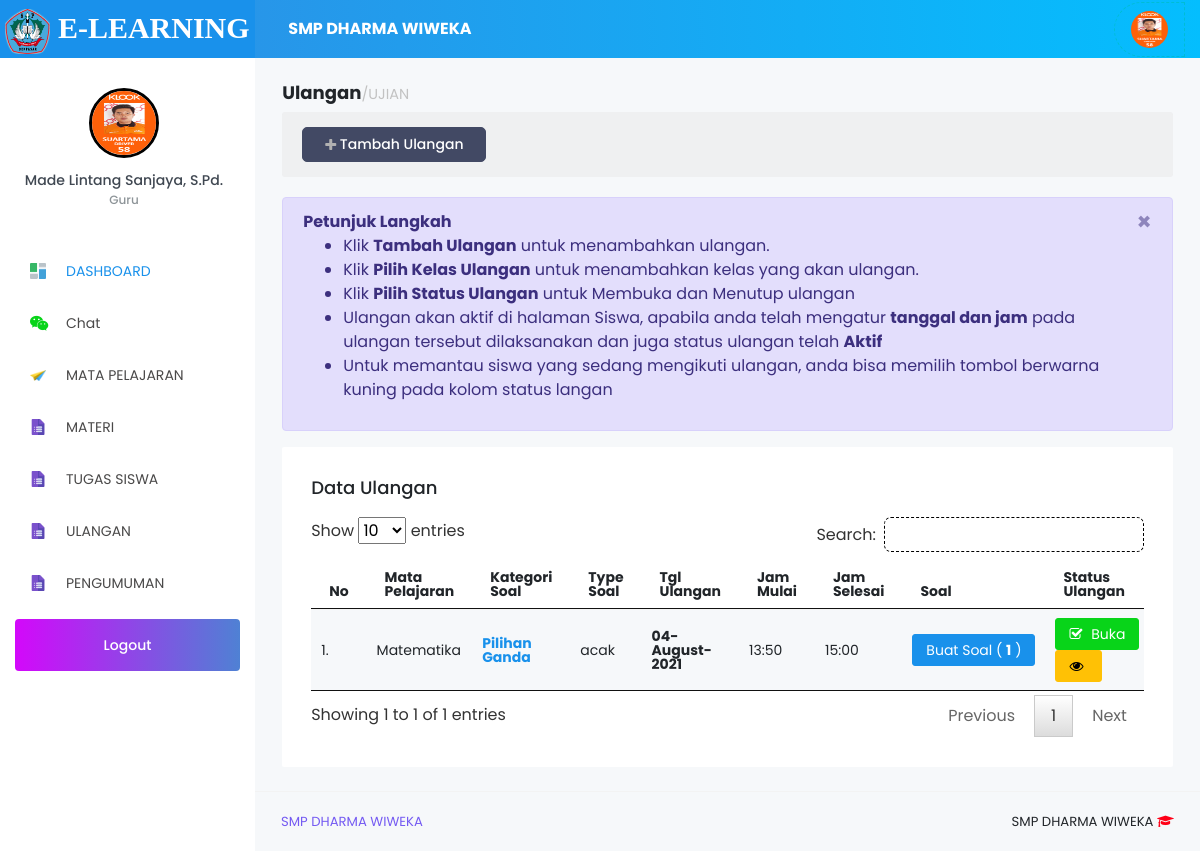
The page /Guru/index.php?page=ujian (signed in) on the database as committed earlier.
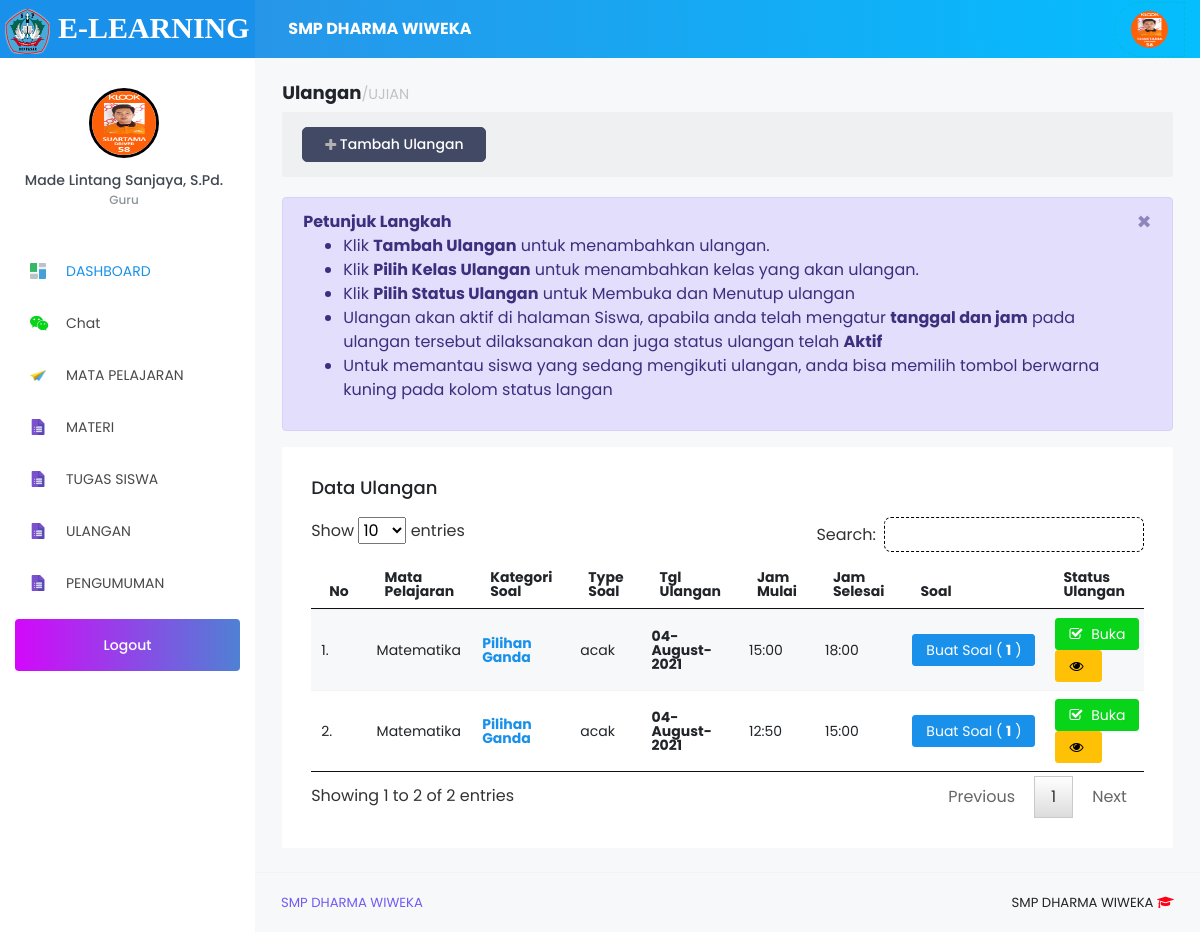
The same page on the database as committed later.
### tables this page shows
CREATE TABLE `tb_sekolah` (
  `id_sekolah` int(11) NOT NULL,
  `nama_sekolah` varchar(120) NOT NULL,
  `kepsek` varchar(120) NOT NULL,
  `textlogo` varchar(120) NOT NULL,
  `logo` varchar(255) NOT NULL,
  `copyright` varchar(255) NOT NULL
);

CREATE TABLE `tb_guru` (
  `id_guru` int(11) NOT NULL,
  `nik` varchar(20) NOT NULL,
  `nama_guru` varchar(120) NOT NULL,
  `username` varchar(65) NOT NULL,
  `password` varchar(255) NOT NULL,
  `foto` varchar(255) NOT NULL,
  `status` varchar(5) NOT NULL,
  `date_created` date NOT NULL,
  `confirm` enum('Yes','No') NOT NULL
);

CREATE TABLE `ujian` (
  `id_ujian` int(5) NOT NULL,
  `kategori` enum('pilgan','essay') DEFAULT NULL,
  `judul` varchar(50) NOT NULL,
  `tanggal` date NOT NULL,
  `waktu` time NOT NULL,
  `jml_soal` int(30) NOT NULL,
  `acak` varchar(100) NOT NULL,
  `tipe` int(1) NOT NULL,
  `id_jenis` int(11) NOT NULL,
  `id_guru` int(11) NOT NULL,
  `id_mapel` int(11) NOT NULL,
  `id_semester` int(11) NOT NULL,
  `jam_mulai` varchar(191) NOT NULL,
  `jam_selesai` varchar(191) NOT NULL
);

CREATE TABLE `tb_master_mapel` (
  `id_mapel` int(11) NOT NULL,
  `mapel` varchar(60) NOT NULL
);

### Guru/modul/ujian/data_ujian.php (the view, shortened to what this page needs)
<div class="content-wrapper">
  <h4>
    <b>Ulangan</b><small class="text-muted">/UJIAN</small>
  </h4>
  <div class="row purchace-popup">
    <div class="col-md-12 col-xs-12">
      <span class="d-flex alifn-items-center">
        <a class="btn btn-dark" href="?page=ujian&act=add"> <i class="fa fa-plus"></i> Tambah Ulangan</a>
      </span>
    </div>
  </div>
  <div class="row">
    <div class="col-md-12 col-xs-12">
      <div class="alert alert-info alert-dismissible" role="alert">
        <button type="button" class="close" data-dismiss="alert" aria-label="Close"><span aria-hidden="true">&times;</span></button>
        <strong>Petunjuk Langkah</strong> <br>
        <ul>
          <li> Klik <b>Tambah Ulangan</b> untuk menambahkan ulangan.</li>
          <li> Klik <b>Pilih Kelas Ulangan</b> untuk menambahkan kelas yang akan ulangan.</li>
          <li> Klik <b>Pilih Status Ulangan</b> untuk Membuka dan Menutup ulangan</li>
          <li> Ulangan akan aktif di halaman Siswa, apabila anda telah mengatur <b>tanggal dan jam</b> pada ulangan tersebut dilaksanakan dan juga status ulangan telah <b>Aktif</b></li>
          <li>Untuk memantau siswa yang sedang mengikuti ulangan, anda bisa memilih tombol berwarna kuning pada kolom status langan</li>
        </ul>
      </div>
      <div class="card">
        <div class="card-body">
          <h4 class="card-title">Data Ulangan</h4>
          <div class="table-responsive">
            <table class="table table-striped table-hover table-condensed" id="data">
              <thead>
                <tr>
                  <th>No</th>
                  <th>Mata Pelajaran</th>
                  <th>Kategori Soal</th>
                  <th>Type Soal</th>
                  <th>Tgl Ulangan</th>
                  <th>Jam Mulai</th>
                  <th>Jam Selesai</th>
                  <th>Soal</th>
                  <th>Status Ulangan</th>
                </tr>
              </thead>
              <tbody>
                <?php
                  $no       = 1;
                  $sqlrole  = mysqli_query($con,"SELECT * FROM ujian
                    INNER JOIN tb_jenisujian ON ujian.id_jenis=tb_jenisujian.id_jenis
                    INNER JOIN tb_master_mapel ON ujian.id_mapel=tb_master_mapel.id_mapel
                    INNER JOIN tb_master_semester ON ujian.id_semester=tb_master_semester.id_semester
                    INNER JOIN tb_roleguru ON ujian.id_mapel = tb_roleguru.id_mapel
                    WHERE tb_roleguru.id_guru  = '$sesi'
                    ORDER BY id_ujian DESC");
                  foreach ($sqlrole as $row) { ?>
                  <tr>
                    <td><?=$no++; ?>.</td>
                    <td><?=$row['mapel']; ?> </td>
                    <?php if($row['kategori'] == 'pilgan') { ?>
                      <td>
                        <a href="?page=ujian&act=soal&id=<?=$row['id_ujian']; ?>">
                          <b class="text-primary"><?= $row['kategori'] == 'pilgan' ? 'Pilihan Ganda' : 'Essay' ?></b>
                        </a>
                      </td>
                    <?php } ?>
                    <td><?=$row['acak']; ?></td>
                    <td><b><?=date('d-F-Y',strtotime($row['tanggal'])); ?></b></td>
                    <td><?= $row['jam_mulai']; ?></td>
                    <td><?= $row['jam_selesai']; ?></td>
                    <td>
                      <?php
                        if($row['kategori'] == 'pilgan') {
                          $jmlSoal = mysqli_num_rows(mysqli_query($con,"SELECT * FROM soal WHERE id_ujian='$row[id_ujian]' ")) ?>
                          <a href="?page=ujian&act=soal&id=<?=$row['id_ujian']; ?>" class="btn btn-primary btn-sm text-white">Buat Soal  ( <b><?=$jmlSoal; ?></b> )</a>
                      <?php } else {
                        $jmlSoal = mysqli_num_rows(mysqli_query($con,"SELECT * FROM soal_essay WHERE id_ujian='$row[id_ujian]' ")) ?>
                        <a href="?page=ujian&act=soalessay&id=<?=$row['id_ujian']; ?>" class="btn btn-primary btn-sm text-white">Buat Soal  ( <b><?=$jmlSoal; ?></b> )</a>
                      <?php } ?>
                    </td>
                    <td>
                      <?php
                        $klsu = mysqli_query($con,"SELECT * FROM kelas_ujian WHERE id_ujian='$row[id_ujian]' AND aktif='Y' ");
                        $jml  = mysqli_num_rows($klsu);
                        if ($jml >0) { ?>
                          <a data-toggle="modal" data-target="#tutup<?=$row['id_ujian']; ?>" class="btn btn-success btn-sm text-white"><i class="fa fa-check-square-o"></i> Buka </a>
                          <a href="?page=ujian&act=status&id=<?=$row['id_ujian'] ?>" class="btn btn-warning btn-sm text-black"><i class="fa fa-eye text-black"></i></a>
                        <?php }
                      ?>
                    </td>
                        </tr>
                      <?php } ?>
                    </tbody>
                  </table>
                    </div>
                </div>
              </div>
  </div>
</div>
</div>

### Guru/index.php (shortened to what this page needs)
<?php
  include '../config/db.php';
  if (@$_SESSION['Guru']) {
    if (@$_SESSION['Guru']) {
      $sesi = @$_SESSION['Guru'];
    }
    $sql  = mysqli_query($con,"SELECT * FROM tb_guru WHERE id_guru = '$sesi'") or die(mysqli_error($con));
    $data = mysqli_fetch_array($sql);
    $sekolah  = mysqli_query($con,"SELECT * FROM tb_sekolah WHERE id_sekolah=1 ");
    $apl      = mysqli_fetch_array($sekolah); ?>
    <!DOCTYPE html>
    <html lang="en">
    <head>
      <link rel="stylesheet" href="../vendor/node_modules/mdi/css/materialdesignicons.min.css">
      <link rel="stylesheet" href="../vendor/node_modules/simple-line-icons/css/simple-line-icons.css">
      <link rel="stylesheet" href="../vendor/node_modules/font-awesome/css/font-awesome.min.css" />
      <link rel="stylesheet" href="../vendor/css/style.css">
      <link href="../vendor/sweetalert/sweetalert.css" rel="stylesheet" />
      <link rel="stylesheet" type="text/css" href="../vendor/css/jquery.dataTables.css">
    </head>
    <body>
      <div class="container-scroller">
        <nav class="navbar col-lg-12 col-12 p-0 fixed-top d-flex flex-row">
          <div class="text-center navbar-brand-wrapper d-flex align-items-top justify-content-center" style="background-color: #1991eb;">
            <a class="navbar-brand brand-logo" href="index.php" style="font-family:Aegyptus;font-weight: bold;font-size: 30px;">
              <img src="../vendor/images/<?=$apl['logo'];?>" alt="logo" style="height: 45px;width: 45px;border-radius: 10px;"> <b><?=$apl['textlogo'];?></b>
            </a>
          </div>
          <div class="navbar-menu-wrapper d-flex align-items-center">
            <ul class="navbar-nav navbar-nav-left header-links d-none d-md-flex">
              <li class="nav-item" style="width: 400px;">
                <a href="#" style="color: #fff;text-decoration: none;">
                  <b><?=$apl['nama_sekolah'];?></b></a>
              </li>
            </ul>
            <ul class="navbar-nav navbar-nav-right" style="border-top-left-radius:50px;color: black;border-bottom-left-radius:50px;color: #fff;border:1px dashed #00BCD4; ">
              <li class="nav-item d-none d-lg-block">
                <a class="nav-link" href="?page=profil">
                  <img class="img-xs rounded-circle" src="../vendor/images/img_Guru/<?=$data['foto']; ?>" alt="">
                </a>
              </li>
            </ul>
          </div>
        </nav>
        <div class="container-fluid page-body-wrapper">
          <nav class="sidebar sidebar-offcanvas" id="sidebar">
            <ul class="nav">
              <li class="nav-item nav-profile">
                <div class="nav-link">
                  <div class="profile-image">
                    <a href="?page=profil">
                      <img src="../vendor/images/img_Guru/<?=$data['foto']; ?>" alt="image" style="border:3px solid black;"/>
                    </a>
                  </div>
                  <div class="profile-name">
                    <p class="name"><?=$data['nama_guru']; ?></p>
                    <p class="designation">Guru</p>
                  </div>
                </div>
              </li>
              <li class="nav-item">
                <a class="nav-link" href="index.php"><img class="menu-icon" src="../vendor/images/menu_icons/01.png" alt="menu icon"><span class="menu-title">DASHBOARD</span></a>
              </li>
              <li class="nav-item">
                <a class="nav-link" href="?page=chat"><i class="fa fa-wechat text-success menu-icon"></i><span class="menu-title"> Chat</span></a>
              </li>
              <li class="nav-item">
                <a class="nav-link" href="?page=mapel"><img class="menu-icon" src="../vendor/images/menu_icons/02.png" alt="menu icon"> <span class="menu-title">MATA PELAJARAN</span></a>
              </li>
              <li class="nav-item">
                <a class="nav-link" href="?page=materi">
                  <img class="menu-icon" src="../vendor/images/menu_icons/04.png" alt="menu icon">
                  <span class="menu-title">MATERI</span>
                </a>
              </li>
              <li class="nav-item">
                <a class="nav-link" data-toggle="collapse" href="#tugas" aria-expanded="false" aria-controls="general-pages"> <img class="menu-icon" src="../vendor/images/menu_icons/04.png" alt="menu icon"> <span class="menu-title">TUGAS SISWA</span><i class="menu-arrow"></i>
                </a>
              </li>
              <li class="nav-item">
                <a class="nav-link" data-toggle="collapse" href="#evaluasi" aria-expanded="false" aria-controls="general-pages"> <img class="menu-icon" src="../vendor/images/menu_icons/04.png" alt="menu icon"> <span class="menu-title">ULANGAN</span><i class="menu-arrow"></i>
                </a>
              </li>
              <li class="nav-item">
                <a class="nav-link" href="?page=pengumuman"><img class="menu-icon" src="../vendor/images/menu_icons/04.png" alt="menu icon"> <span class="menu-title">PENGUMUMAN</span></a>
              </li>
              <li class="nav-item purchase-button">
                <a class="nav-link" href="logout.php">
                Logout</a>
              </li>
            </ul>
          </nav>
          <div class="main-panel">
            <?php
              $page = @$_GET['page'];
              $act  = @$_GET['act'];
              if ($page=='perangkat') {
                if ($act=='') include 'modul/perangkat/data_perangkat.php';
                elseif ($act=='add') include 'modul/perangkat/add_perangkat.php';
                elseif ($act=='edit') include 'modul/perangkat/edit_perangkat.php';
                elseif ($act=='del') include 'modul/perangkat/del_perangkat.php';
                elseif ($act=='view') include 'modul/perangkat/view.php';
              } elseif ($page=='mapel') {
                if ($act=='') include 'modul/role/data_role.php';
                elseif ($act=='add') include 'modul/role/add_role.php';
                elseif ($act=='edit') include 'modul/role/edit_role.php';
                elseif ($act=='del') include 'modul/role/del_role.php';
              } elseif ($page=='ujian') {
                if ($act=='') include 'modul/ujian/data_ujian.php';
                elseif ($act=='add') include 'modul/ujian/add_ujian.php';
                elseif ($act=='addkelas') include 'modul/ujian/add_kelas.php';
                elseif ($act=='soal') include 'modul/ujian/soal.php';
                elseif ($act=='soalessay') include 'modul/ujian/soalessay.php';
                elseif ($act=='soaladd') include 'modul/ujian/add_soal.php';
                elseif ($act=='soaladdessay')include 'modul/ujian/add_soal_essay.php';
                elseif ($act=='soaledit')include 'modul/ujian/edit_soal.php';
                elseif ($act=='soaleditessay')include 'modul/ujian/edit_soal_essay.php';
                elseif ($act=='soaldel')include 'modul/ujian/del_soal.php';
                elseif ($act=='soaldelessay')include 'modul/ujian/del_soal_essay.php';
                elseif ($act=='upSoal')include 'modul/ujian/upload.php';
                elseif ($act=='addessay')include 'modul/ujian/add_essay.php';
                elseif ($act=='active')include 'modul/ujian/active.php';
                elseif ($act=='close')include 'modul/ujian/close.php';
                elseif ($act=='ujianedit')include 'modul/ujian/ujian_edit.php';
                elseif ($act=='ujiandel')include 'modul/ujian/ujian_del.php';
                elseif ($act=='aktifessay')include 'modul/ujian/active_essay.php';
                elseif ($act=='closeessay')include 'modul/ujian/close_essay.php';
                elseif ($act=='editessay')include 'modul/ujian/edit_essay.php';
                elseif ($act=='delessay')include 'modul/ujian/del_essay.php';
                elseif ($act=='status')include 'modul/ujian/view_statusujian.php';
                elseif ($act=='delkelas')include 'modul/ujian/del_kelasujian.php';
                elseif ($act=='addkelasujian')include 'modul/ujian/add_kelasujian.php';
                elseif ($act=='addkelasujiane')include 'modul/ujian/essay/add_kelasujian.php';
                elseif ($act=='delkelase')include 'modul/ujian/essay/del_kelasujian.php';
              }elseif ($page=='nilai') {
                if ($act=='') include 'modul/nilai/data_nilai.php';
                elseif ($act=='view') include 'modul/nilai/view_nilaikelas.php';
              }elseif ($page=='profil') {
                if ($act=='') include 'modul/profil/data_profil.php';
              }elseif ($page=='chat') {
                if ($act=='') include 'modul/chat/chat.php';
                if ($act=='lihat') include 'modul/chat/isiChat.php';
                elseif ($act=='del') include 'modul/chat/del.php';
              }elseif ($page=='pengumuman') {
                if ($act=='') include 'modul/pengumuman/data_pengumuman.php';
                elseif ($act=='add') include 'modul/pengumuman/add_pengumuman.php';
                elseif ($act=='edit') include 'modul/pengumuman/edit_pengumuman.php';
                elseif ($act=='del') include 'modul/pengumuman/del_pengumuman.php';
              }elseif ($page=='proses') {
                include 'modul/models.php';
              }elseif ($page=='input_nilai') {
                include 'modul/nilai/input_nilai.php';
              }elseif ($page=='edit_nilai') {
                include 'modul/nilai/edit_nilai.php';
              }elseif ($page=='') {
                include 'Home.php';
              }else{
                echo "<b>4014!</b> Tidak ada halaman !";
              }
            ?>
            <footer class="footer">
              <div class="container-fluid clearfix">
                <span class="text-info d-block text-center text-sm-left d-sm-inline-block"><?=$apl['copyright'];?></span>
                <span class="float-none float-sm-right d-block mt-1 mt-sm-0 text-center"><?=$apl['nama_sekolah'];?> <i class="fa fa-graduation-cap text-danger"></i></span>
              </div>
            </footer>
          </div>
        </div>
      </div>
    </body>
    </html>
<?php
} else{
	include 'modul/500.html';
}

Rows that differ between the two databases and show on the page:
added ujian: id_mapel.mapel "Matematika", kategori "Pilihan Ganda", acak "acak", tanggal "04-August-2021", jam_mulai "15:00", jam_selesai "18:00", jmlSoal "1"
changed ujian (number 2 of 2 on the later page): jam_mulai "13:50" → "12:50"
Other text that changed with them:
text written by a page script: "Show entries Search: Showing 1 to 1 of 1 entries Previous 1 Next" → "Show entries Search: Showing 1 to 2 of 2 entries Previous 1 Next"
